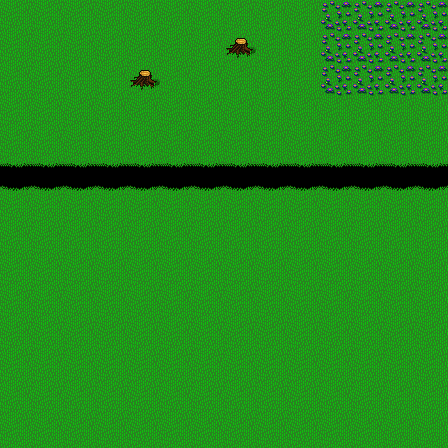

Tiled map render using the project's own tile images. Description and the whole map definition, tile-layer contents included, below:
An orthogonal 14x14 tile map with 32x32 px tiles, 4 tile layers (BottomLayer, NoCollisionObjsLayer, CollisionObjsLayer, AbovePlayerLayer) and 2 objects (2x solid).

<map version="1.5" tiledversion="1.7.2" orientation="orthogonal" renderorder="right-down" width="14" height="14" tilewidth="32" tileheight="32" infinite="0" nextlayerid="6" nextobjectid="5">
 <tileset firstgid="1" source="LandTileSet.tsx" />
 <layer id="1" name="BottomLayer" width="14" height="14">
  <data encoding="csv">
98,98,98,98,98,98,98,98,98,98,98,98,98,98,
98,98,98,98,98,98,98,98,98,98,98,98,98,98,
98,98,98,98,98,98,98,98,98,98,98,98,98,98,
98,98,98,98,98,98,98,98,98,98,98,98,98,98,
98,98,98,98,98,98,98,98,98,98,98,98,98,98,
486,486,486,486,486,486,486,486,486,486,486,486,486,486,
98,98,98,98,98,98,98,98,98,98,98,98,98,98,
98,98,98,98,98,98,98,98,98,98,98,98,98,98,
98,98,98,98,98,98,98,98,98,98,98,98,98,98,
98,98,98,98,98,98,98,98,98,98,98,98,98,98,
98,98,98,98,98,98,98,98,98,98,98,98,98,98,
98,98,98,98,98,98,98,98,98,98,98,98,98,98,
98,98,98,98,98,98,98,98,98,98,98,98,98,98,
98,98,98,98,98,98,98,98,98,98,98,98,98,98
</data>
 </layer>
 <layer id="2" name="NoCollisionObjsLayer" width="14" height="14">
  <data encoding="csv">
0,0,0,0,0,0,0,0,0,0,544,544,544,544,
0,0,0,0,0,0,0,877,0,0,544,544,544,544,
0,0,0,0,877,0,0,0,0,0,544,544,544,544,
0,0,0,0,0,0,0,0,0,0,0,0,0,0,
0,0,0,0,0,0,0,0,0,0,0,0,0,0,
0,0,0,0,0,0,0,0,0,0,0,0,0,0,
0,0,0,0,0,0,0,0,0,0,0,0,0,0,
0,0,0,0,0,0,0,0,0,0,0,0,0,0,
0,0,0,0,0,0,0,0,0,0,0,0,0,0,
0,0,0,0,0,0,0,0,0,0,0,0,0,0,
0,0,0,0,0,0,0,0,0,0,0,0,0,0,
0,0,0,0,0,0,0,0,0,0,0,0,0,0,
0,0,0,0,0,0,0,0,0,0,0,0,0,0,
0,0,0,0,0,0,0,0,0,0,0,0,0,0
</data>
 </layer>
 <layer id="5" name="CollisionObjsLayer" width="14" height="14">
  <data encoding="csv">
0,0,0,0,0,0,0,0,0,0,0,0,0,0,
0,0,0,0,0,0,0,0,0,0,0,0,0,0,
0,0,0,0,0,0,0,0,0,0,0,0,0,0,
0,0,0,0,0,0,0,0,0,0,0,0,0,0,
0,0,0,0,0,0,0,0,0,0,0,0,0,0,
0,0,0,0,0,0,0,0,0,0,0,0,0,0,
0,0,0,0,0,0,0,0,0,0,0,0,0,0,
0,0,0,0,0,0,0,0,0,0,0,0,0,0,
0,0,0,0,0,0,0,0,0,0,0,0,0,0,
0,0,0,0,0,0,0,0,0,0,0,0,0,0,
0,0,0,0,0,0,0,0,0,0,0,0,0,0,
0,0,0,0,0,0,0,0,0,0,0,0,0,0,
0,0,0,0,0,0,0,0,0,0,0,0,0,0,
0,0,0,0,0,0,0,0,0,0,0,0,0,0
</data>
 </layer>
 <objectgroup color="#aa0000" id="4" name="Collision">
  <object id="1" name="decoration" type="solid" x="130" y="69" width="29" height="18">
   <ellipse />
  </object>
  <object id="4" name="decoration" type="solid" x="225" y="36" width="29" height="18">
   <ellipse />
  </object>
 </objectgroup>
 <layer id="3" name="AbovePlayerLayer" width="14" height="14">
  <data encoding="csv">
0,0,0,0,0,0,0,0,0,0,0,0,0,0,
0,0,0,0,0,0,0,0,0,0,0,0,0,0,
0,0,0,0,0,0,0,0,0,0,0,0,0,0,
0,0,0,0,0,0,0,0,0,0,0,0,0,0,
0,0,0,0,0,0,0,0,0,0,0,0,0,0,
0,0,0,0,0,0,0,0,0,0,0,0,0,0,
0,0,0,0,0,0,0,0,0,0,0,0,0,0,
0,0,0,0,0,0,0,0,0,0,0,0,0,0,
0,0,0,0,0,0,0,0,0,0,0,0,0,0,
0,0,0,0,0,0,0,0,0,0,0,0,0,0,
0,0,0,0,0,0,0,0,0,0,0,0,0,0,
0,0,0,0,0,0,0,0,0,0,0,0,0,0,
0,0,0,0,0,0,0,0,0,0,0,0,0,0,
0,0,0,0,0,0,0,0,0,0,0,0,0,0
</data>
 </layer>
</map>
